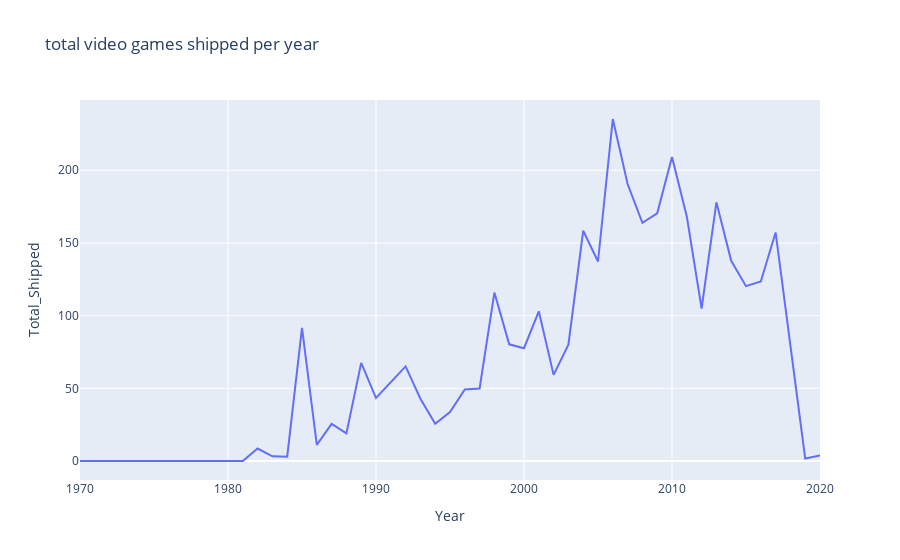

Notebook code for this chart:
### Code cell
## make a line plot for the numer of video games shipped per year

import plotly.express as px 
linedf = df.groupby('Year').sum().reset_index()

px.line(linedf,x= 'Year' , y='Total_Shipped', title= 'total video games shipped per year')

### Figure 1 — Plotly figure (JSON) as saved in the notebook; plotly's stock layout.template omitted (floating-point values rounded to 4 significant figures)
{"data": [{"hovertemplate": "Year=%{x}<br>Total_Shipped=%{y}<extra></extra>", "legendgroup": "", "line": {"color": "#636efa", "dash": "solid"}, "marker": {"symbol": "circle"}, "mode": "lines", "name": "", "orientation": "v", "showlegend": false, "type": "scatter", "x": [1970, 1973, 1975, 1977, 1978, 1979, 1980, 1981, 1982, 1983, 1984, 1985, 1986, 1987, 1988, 1989, 1990, 1991, 1992, 1993, 1994, 1995, 1996, 1997, 1998, 1999, 2000, 2001, 2002, 2003, 2004, 2005, 2006, 2007, 2008, 2009, 2010, 2011, 2012, 2013, 2014, 2015, 2016, 2017, 2018, 2019, 2020], "xaxis": "x", "y": [0, 0, 0, 0, 0, 0, 0, 0, 8.6, 3.24, 2.97, 91.53, 11.05, 25.57, 18.96, 67.51, 43.33, 54.31, 65.08, 42.82, 25.56, 33.63, 49.21, 49.87, 115.9, 80.28, 77.58, 103.0, 59.26, 80.02, 158.4, 137.2, 235.3, 190.6, 163.8, 170.4, 209.2, 168.2, 104.9, 177.9, 137.8, 120.3, 123.5, 157.2, 78.44, 1.74, 3.75], "yaxis": "y"}], "layout": {"legend": {"tracegroupgap": 0}, "title": {"text": "total video games shipped per year"}, "xaxis": {"anchor": "y", "domain": [0, 1], "title": {"text": "Year"}}, "yaxis": {"anchor": "x", "domain": [0, 1], "title": {"text": "Total_Shipped"}}}}
